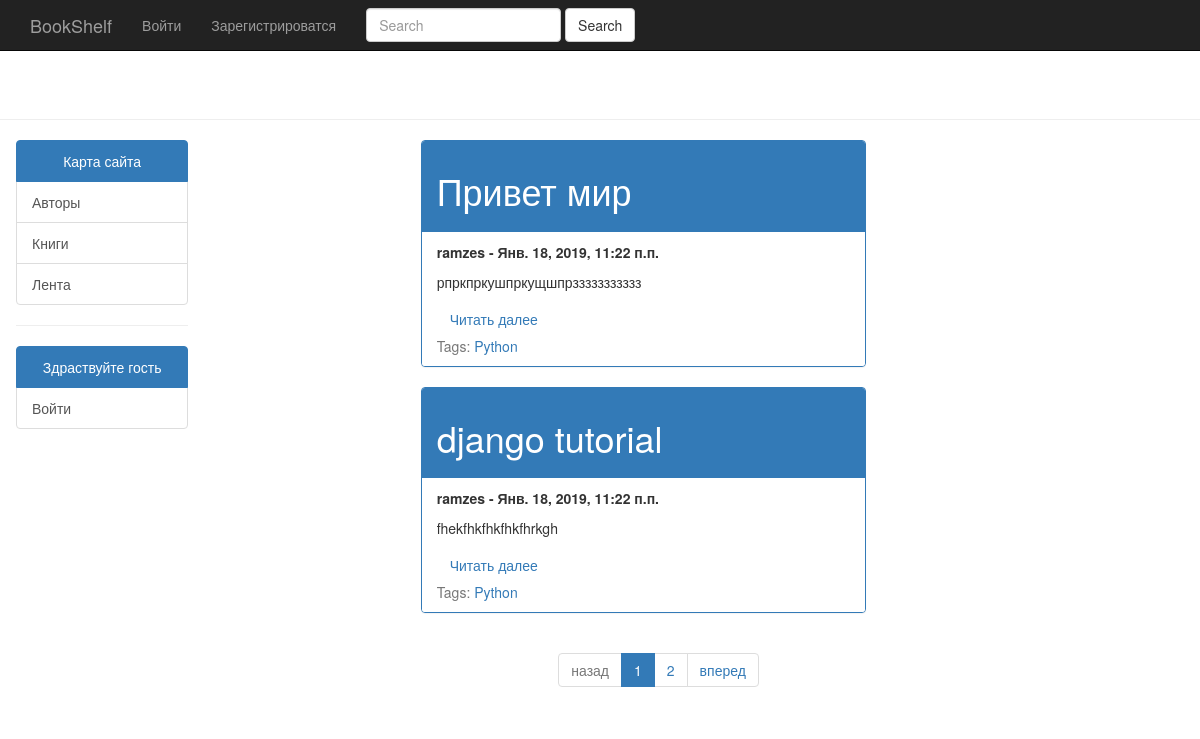
/articles/, run on an earlier commit of the app's database.
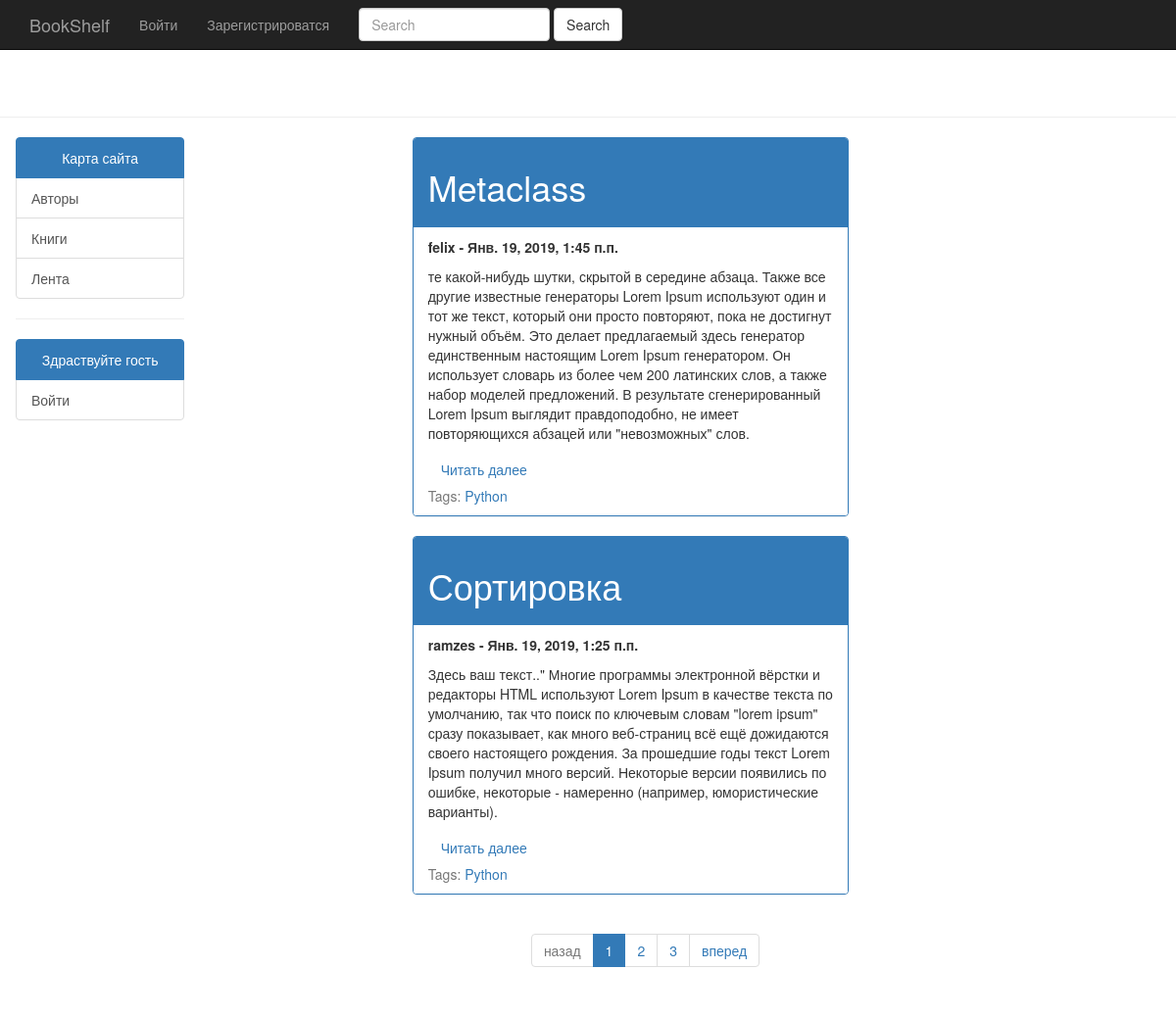
And on a later commit of the database.
### blog/models.py (models this page shows, shortened)
class Post(models.Model):
    author = models.ForeignKey(User, on_delete=models.DO_NOTHING)
    title = models.CharField(max_length=150, unique=True)
    slug = models.SlugField(max_length=150, blank=True, unique=True)
    body = models.TextField(max_length=10000)
    tags = models.ManyToManyField('Tag', related_name='posts')  # posts вместо _set
    date_pub = models.DateTimeField(auto_now_add=True)
    class Meta:
        ordering = ['-date_pub']
        verbose_name = 'Статья'
        verbose_name_plural = 'Статьи'
    def get_absolute_url(self):
        return reverse('post_detail', kwargs={'slug': self.slug})

class Tag(models.Model):
    title = models.CharField(max_length=50)
    slug = models.SlugField(max_length=50, unique=True,)
    class Meta:
        ordering = ['title']
        verbose_name = 'Тег'
        verbose_name_plural = 'Теги'

### blog/views.py (the view)
# urls.py: path('', views.posts_list, name='articles'),
def posts_list(request):
    search_query = request.GET.get('search', '')  # проверяет по ключу search - ввел ли пользователь в поисковике слово
    if search_query:  # если ввел
        posts = Post.objects.filter(Q(title__icontains=search_query) | Q(body__icontains=search_query))  # возвращаем совпадение
    else:
        posts = Post.objects.all()  # иначе передаем дальше список постов
    paginator = Paginator(posts, 2)
    page_number = request.GET.get('page', 1)
    page = paginator.get_page(page_number)
    is_paginated = page.has_other_pages()
    if page.has_previous():
        prev_url = '?page={}'.format(page.previous_page_number())
    else:
        prev_url = ''
    if page.has_next():
        next_url = '?page={}'.format(page.next_page_number())
    else:
        next_url = ''
    context = {
        'page_object': page,
        'is_paginated': is_paginated,
        'next_url': next_url,
        'prev_url': prev_url,
    }
    return render(request, 'blog/post_list.html', context=context)

### blog/templates/blog/post_list.html
{% extends "base/home_base.html" %}
{% block content %}
<div class="col-sm-offset-2 col-sm-5">
    {% for post in page_object.object_list %}
    <div class="panel panel-primary" style="margin-right:30px;">
        <div class="panel-heading"><h1>{{ post.title }}</h1></div>
            <ul class="list-group">
                 <li class="list-group-item">
                     <p><strong>{{ post.author }} - {{ post.date_pub }}</strong></p>
                  <p class="card-text">{{ post.body|truncatewords:100 }}</p>
                  <a href="{{ post.get_absolute_url }}" class="btn btn-light">Читать далее</a>
                  <div class="card-footer text-muted">
                    Tags:
                  {% for tag in post.tags.all %}
                    <a href="#">{{ tag.title }}</a>
                  {% endfor %}
                  </div>
                 </li>
            </ul>
    </div>
    {% endfor %}
            {% if is_paginated %}
                <nav class="text-center" aria-label="...">
                    <ul class="pagination">
                        <li class="page-item {% if not prev_url %} disabled {% endif %}">
                            <a class="page-link" href="{{ prev_url }}" tabindex="-1">назад</a>
                        </li>
                        {% for n in page_object.paginator.page_range %}
                            {% if page_object.number == n %}
                                <li class="page-item active">
                                    <a class="page-link" href="?page={{ n }}">{{ n }} <span class="sr-only">(current)</span></a>
                                </li>
                            {% elif n > page_object.number|add:-3 and n < page_object.number|add:3 %}
                                <li class="page-item">
                                    <a class="page-link" href="?page={{ n }}">{{ n }}</a>
                                </li>
                            {% endif %}
                        {% endfor %}
                        <li class="page-item {% if not next_url %} disabled {% endif %}">
                            <a class="page-link" href="{{ next_url }}" tabindex="-1">вперед</a>
                        </li>
                    </ul>
                </nav>
            {% endif %}
     </div>
{% endblock %}

What changed in the data, as far as the page shows it:
no longer on this page (row unchanged): Post: title "Привет мир", author "ramzes", date_pub "Янв. 18, 2019, 11:22 п.п.", body "рпркпркушпркущшпрззззззззззз", Tag (title "Python")
no longer on this page (row unchanged): Post: title "django tutorial", author "ramzes", date_pub "Янв. 18, 2019, 11:22 п.п.", body "fhekfhkfhkfhkfhrkgh", Tag (title "Python")
added Post: title "Metaclass", author "felix", date_pub "Янв. 19, 2019, 1:45 п.п.", body "те какой-нибудь шутки, скрытой в середине абзаца. Также все другие известные генераторы Lorem Ipsum используют один и тот же текст, который они просто повторяют, пока не достигнут нужный объём. Это делает предлагаемый здесь генератор единственным настоящим Lorem Ipsum генератором. Он использует словарь из более чем 200 латинских слов, а также набор моделей предложений. В результате сгенерированный Lorem Ipsum выглядит правдоподобно, не имеет повторяющихся абзацей или \"невозможных\" слов.", Tag (title "Python")
added Post: title "Сортировка", author "ramzes", date_pub "Янв. 19, 2019, 1:25 п.п.", body "Здесь ваш текст..\" Многие программы электронной вёрстки и редакторы HTML используют Lorem Ipsum в качестве текста по умолчанию, так что поиск по ключевым словам \"lorem ipsum\" сразу показывает, как много веб-страниц всё ещё дожидаются своего настоящего рождения. За прошедшие годы текст Lorem Ipsum получил много версий. Некоторые версии появились по ошибке, некоторые - намеренно (например, юмористические варианты).", Tag (title "Python")
Also different on the page:
new list line: "3"
